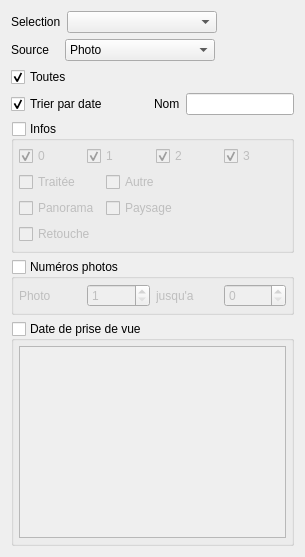
          <widget class="QWidget" name="tab">
           <attribute name="title">
            <string>Affichage</string>
           </attribute>
           <layout class="QVBoxLayout" name="verticalLayout_5">
            <item>
             <layout class="QHBoxLayout" name="horizontalLayout_3">
              <item>
               <widget class="QLabel" name="label_4">
                <property name="text">
                 <string>Selection</string>
                </property>
               </widget>
              </item>
              <item>
               <widget class="QComboBox" name="cbox_selections">
                <property name="sizePolicy">
                 <sizepolicy hsizetype="Preferred" vsizetype="Minimum">
                  <horstretch>0</horstretch>
                  <verstretch>0</verstretch>
                 </sizepolicy>
                </property>
                <property name="minimumSize">
                 <size>
                  <width>150</width>
                  <height>0</height>
                 </size>
                </property>
               </widget>
              </item>
              <item>
               <spacer name="horizontalSpacer_2">
                <property name="orientation">
                 <enum>Qt::Horizontal</enum>
                </property>
                <property name="sizeHint" stdset="0">
                 <size>
                  <width>40</width>
                  <height>20</height>
                 </size>
                </property>
               </spacer>
              </item>
             </layout>
            </item>
            <item>
             <layout class="QHBoxLayout" name="horizontalLayout_13">
              <item>
               <widget class="QLabel" name="label_9">
                <property name="text">
                 <string>Source   </string>
                </property>
               </widget>
              </item>
              <item>
               <widget class="QComboBox" name="cbox_source">
                <property name="sizePolicy">
                 <sizepolicy hsizetype="Preferred" vsizetype="Minimum">
                  <horstretch>0</horstretch>
                  <verstretch>0</verstretch>
                 </sizepolicy>
                </property>
                <property name="minimumSize">
                 <size>
                  <width>150</width>
                  <height>0</height>
                 </size>
                </property>
                <item>
                 <property name="text">
                  <string>Photo</string>
                 </property>
                </item>
                <item>
                 <property name="text">
                  <string>Panorama</string>
                 </property>
                </item>
                <item>
                 <property name="text">
                  <string>Retouche</string>
                 </property>
                </item>
               </widget>
              </item>
              <item>
               <spacer name="horizontalSpacer_3">
                <property name="orientation">
                 <enum>Qt::Horizontal</enum>
                </property>
                <property name="sizeHint" stdset="0">
                 <size>
                  <width>40</width>
                  <height>20</height>
                 </size>
                </property>
               </spacer>
              </item>
             </layout>
            </item>
            <item>
             <widget class="QCheckBox" name="cb_toutes">
              <property name="text">
               <string>Toutes</string>
              </property>
              <property name="checked">
               <bool>true</bool>
              </property>
             </widget>
            </item>
            <item>
             <layout class="QHBoxLayout" name="horizontalLayout_14">
              <item>
               <widget class="QCheckBox" name="cbAffTrierParDate">
                <property name="text">
                 <string>Trier par date</string>
                </property>
                <property name="checked">
                 <bool>true</bool>
                </property>
               </widget>
              </item>
              <item>
               <spacer name="horizontalSpacer_9">
                <property name="orientation">
                 <enum>Qt::Horizontal</enum>
                </property>
                <property name="sizeHint" stdset="0">
                 <size>
                  <width>40</width>
                  <height>20</height>
                 </size>
                </property>
               </spacer>
              </item>
              <item>
               <widget class="QLabel" name="label_12">
                <property name="text">
                 <string>Nom</string>
                </property>
               </widget>
              </item>
              <item>
               <widget class="QLineEdit" name="edtFiltreNomAffichage"/>
              </item>
             </layout>
            </item>
            <item>
             <widget class="QGroupBox" name="gb_infos">
              <property name="title">
               <string>Infos</string>
              </property>
              <property name="checkable">
               <bool>true</bool>
              </property>
              <property name="checked">
               <bool>false</bool>
              </property>
              <layout class="QVBoxLayout" name="verticalLayout_6">
               <property name="leftMargin">
                <number>5</number>
               </property>
               <property name="topMargin">
                <number>5</number>
               </property>
               <property name="rightMargin">
                <number>5</number>
               </property>
               <property name="bottomMargin">
                <number>6</number>
               </property>
               <item>
                <layout class="QHBoxLayout" name="horizontalLayout">
                 <item>
                  <widget class="QCheckBox" name="cb_0_etoile">
                   <property name="text">
                    <string>0</string>
                   </property>
                   <property name="checked">
                    <bool>true</bool>
                   </property>
                  </widget>
                 </item>
                 <item>
                  <widget class="QCheckBox" name="cb_1_etoile">
                   <property name="text">
                    <string>1</string>
                   </property>
                   <property name="checked">
                    <bool>true</bool>
                   </property>
                  </widget>
                 </item>
                 <item>
                  <widget class="QCheckBox" name="cb_2_etoiles">
                   <property name="text">
                    <string>2</string>
                   </property>
                   <property name="checked">
                    <bool>true</bool>
                   </property>
                  </widget>
                 </item>
                 <item>
                  <widget class="QCheckBox" name="cb_3_etoiles">
                   <property name="text">
                    <string>3</string>
                   </property>
                   <property name="checked">
                    <bool>true</bool>
                   </property>
                  </widget>
                 </item>
                </layout>
               </item>
               <item>
                <layout class="QFormLayout" name="formLayout">
                 <property name="fieldGrowthPolicy">
                  <enum>QFormLayout::ExpandingFieldsGrow</enum>
                 </property>
                 <property name="labelAlignment">
                  <set>Qt::AlignLeading|Qt::AlignLeft|Qt::AlignVCenter</set>
                 </property>
                 <property name="formAlignment">
                  <set>Qt::AlignLeading|Qt::AlignLeft|Qt::AlignTop</set>
                 </property>
                 <item row="0" column="0">
                  <widget class="QCheckBox" name="cb_traitee">
                   <property name="text">
                    <string>Traitée</string>
                   </property>
                   <property name="tristate">
                    <bool>true</bool>
                   </property>
                  </widget>
                 </item>
                 <item row="0" column="1">
                  <widget class="QCheckBox" name="cb_autre">
                   <property name="text">
                    <string>Autre</string>
                   </property>
                   <property name="tristate">
                    <bool>true</bool>
                   </property>
                  </widget>
                 </item>
                 <item row="1" column="0">
                  <widget class="QCheckBox" name="cb_panorama">
                   <property name="text">
                    <string>Panorama</string>
                   </property>
                   <property name="tristate">
                    <bool>true</bool>
                   </property>
                  </widget>
                 </item>
                 <item row="1" column="1">
                  <widget class="QCheckBox" name="cb_paysage">
                   <property name="text">
                    <string>Paysage</string>
                   </property>
                   <property name="tristate">
                    <bool>true</bool>
                   </property>
                  </widget>
                 </item>
                 <item row="2" column="0">
                  <widget class="QCheckBox" name="cb_retouche">
                   <property name="text">
                    <string>Retouche</string>
                   </property>
                   <property name="checked">
                    <bool>false</bool>
                   </property>
                   <property name="tristate">
                    <bool>true</bool>
                   </property>
                  </widget>
                 </item>
                </layout>
               </item>
              </layout>
             </widget>
            </item>
            <item>
             <widget class="QGroupBox" name="gb_nums">
              <property name="title">
               <string>Numéros photos</string>
              </property>
              <property name="checkable">
               <bool>true</bool>
              </property>
              <property name="checked">
               <bool>false</bool>
              </property>
              <layout class="QVBoxLayout" name="verticalLayout_9">
               <property name="leftMargin">
                <number>5</number>
               </property>
               <property name="topMargin">
                <number>5</number>
               </property>
               <property name="rightMargin">
                <number>5</number>
               </property>
               <property name="bottomMargin">
                <number>5</number>
               </property>
               <item>
                <layout class="QHBoxLayout" name="horizontalLayout_4">
                 <item>
                  <widget class="QLabel" name="label">
                   <property name="text">
                    <string>Photo</string>
                   </property>
                  </widget>
                 </item>
                 <item>
                  <widget class="QSpinBox" name="sb_min">
                   <property name="minimum">
                    <number>1</number>
                   </property>
                   <property name="maximum">
                    <number>9999</number>
                   </property>
                  </widget>
                 </item>
                 <item>
                  <widget class="QLabel" name="label_2">
                   <property name="text">
                    <string>jusqu'a</string>
                   </property>
                  </widget>
                 </item>
                 <item>
                  <widget class="QSpinBox" name="sb_max">
                   <property name="maximum">
                    <number>9999</number>
                   </property>
                  </widget>
                 </item>
                </layout>
               </item>
              </layout>
             </widget>
            </item>
            <item>
             <widget class="QGroupBox" name="gb_dates">
              <property name="title">
               <string>Date de prise de vue</string>
              </property>
              <property name="checkable">
               <bool>true</bool>
              </property>
              <property name="checked">
               <bool>false</bool>
              </property>
              <layout class="QHBoxLayout" name="horizontalLayout_8">
               <property name="leftMargin">
                <number>5</number>
               </property>
               <property name="topMargin">
                <number>5</number>
               </property>
               <property name="rightMargin">
                <number>5</number>
               </property>
               <property name="bottomMargin">
                <number>5</number>
               </property>
               <item>
                <widget class="QListWidget" name="liste_dates">
                 <property name="selectionMode">
                  <enum>QAbstractItemView::ExtendedSelection</enum>
                 </property>
                </widget>
               </item>
              </layout>
             </widget>
            </item>
           </layout>
          </widget>
